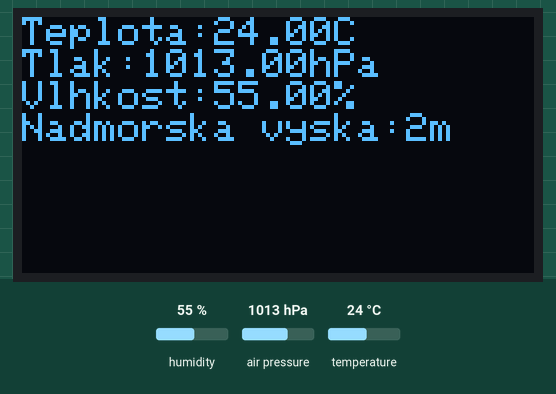
A sketch run on a simulated ESP32. Parts: 128×64 one-colour display. Inputs (shaded band) come from the test bench; at power-on: humidity 55 %, air pressure 1013 hPa, temperature 24 °C. What the sketch prints to the serial monitor is not drawn.

Above: at 1.4 s.
1.5 s: humidity set to 22 %
At 3.1 s:
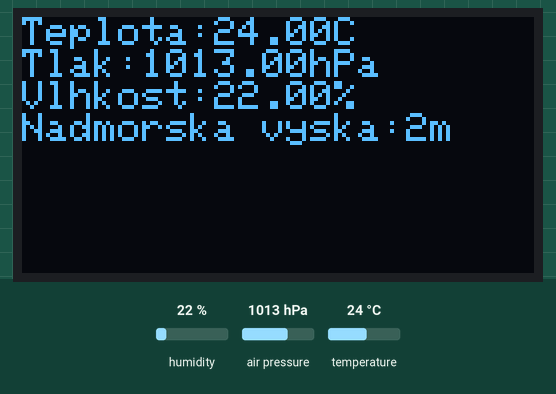
3.4 s: air pressure set to 952 hPa
At 4.1 s:
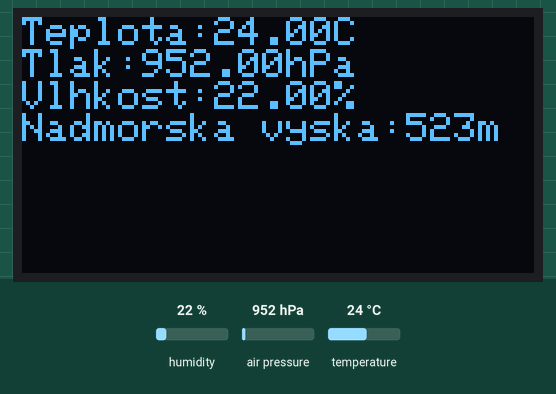
4.9 s: temperature set to 12 °C
At 6.1 s:
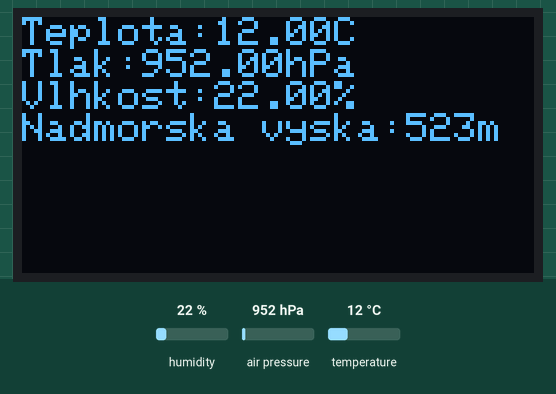
6.5 s: humidity set to 40 %
At 7.0 s:
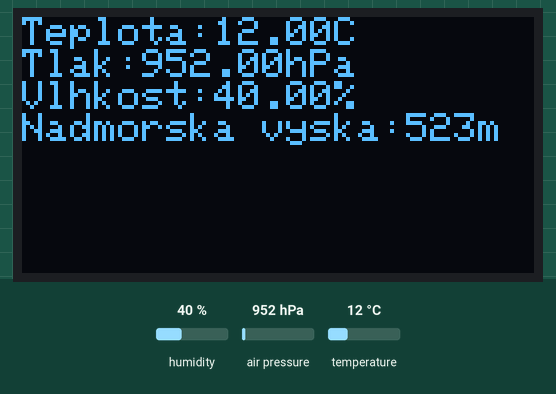
Timing chart, 0 to 9.1 s (numbered marks = the images above; inputs shaded):
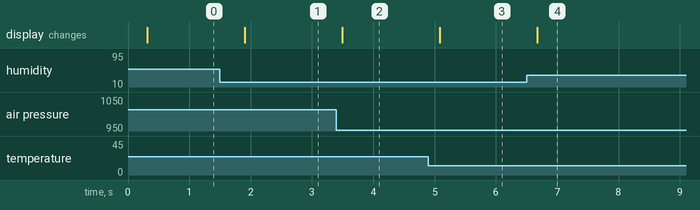

Measured:
- after the input at 1.5 s, the display: changes after 0.40 s (image 1)
- after the input at 3.4 s, the display: changes after 0.09 s (image 2)
- after the input at 4.9 s, the display: changes after 0.18 s (image 3)
- after the input at 6.5 s, the display: changes after 0.17 s (image 4)

The sketch:

bme280_OLED.ino
```cpp
/*
* This example code for Temperature, Humidity and Pressure BME280 module
* is used with ESP32 LPkit board.
* ESP32-LPkit reads Temperature, Humidity and Pressure from BME280 sensor
* and shows on OLED display
*
* SDA - GPIO21
* SCL - GPIO22
*
* Made by (c) laskakit.cz 2022
*
* Libraries
* https://github.com/adafruit/Adafruit_BME280_Library
* https://github.com/adafruit/Adafruit_Sensor
* https://github.com/adafruit/Adafruit-GFX-Library
* https://github.com/adafruit/Adafruit_SH110X
*/

#include <SPI.h>
#include <Wire.h>
#include <Adafruit_GFX.h>     // https://github.com/adafruit/Adafruit-GFX-Library
#include <Adafruit_SH110X.h>  // https://github.com/adafruit/Adafruit_SH110X
#include <Adafruit_Sensor.h>  // https://github.com/adafruit/Adafruit_Sensor
#include <Adafruit_BME280.h>  // https://github.com/adafruit/Adafruit_BME280_Library

#define SEALEVELPRESSURE_HPA (1013.25)
#define DELAYTIME 1000
#define BME280_ADDRESS (0x77)   // (0x76) cut left and solder left pad on board
#define i2c_Address 0x3c

Adafruit_BME280 bme; //Nastaví čidlo
Adafruit_SH1106G display = Adafruit_SH1106G(128, 64, &Wire, -1); //Nastavý display


void setup() {
    Serial.begin(115200);
    while(!Serial);    // time to get serial running

  // initilizace BME280 | BME280 Initialization
    Wire.begin (21, 22); // for ESP32 + uŠup
    if (! bme.begin(BME280_ADDRESS)) {
        Serial.println("Could not find a valid BME280 sensor, check wiring, address, sensor ID!");
        Serial.print("SensorID was: 0x"); Serial.println(bme.sensorID(),16);
        Serial.print("        ID of 0xFF probably means a bad address, a BMP 180 or BMP 085\n");
        Serial.print("   ID of 0x56-0x58 represents a BMP 280,\n");
        Serial.print("        ID of 0x60 represents a BME 280.\n");
        Serial.print("        ID of 0x61 represents a BME 680.\n");
        while (1) delay(10);
    }
    Serial.println("-- Weather Station Scenario --");
    Serial.println("forced mode, 1x temperature / 1x humidity / 1x pressure oversampling,");
    Serial.println("filter off");
    bme.setSampling(Adafruit_BME280::MODE_FORCED,
                  Adafruit_BME280::SAMPLING_X1, // temperature
                  Adafruit_BME280::SAMPLING_X1, // pressure
                  Adafruit_BME280::SAMPLING_X1, // humidity
                  Adafruit_BME280::FILTER_OFF   );

  delay(250);

  display.begin(i2c_Address, true);
  display.clearDisplay();
  display.setTextColor(SH110X_WHITE);
  display.setTextSize(1);
}

void loop() {
  // put your main code here, to run repeatedly:
   display.setCursor(0,0);
   display.println((String)"Teplota:"+bme.readTemperature()+"C");       //Zobrazí na displeji teplotu z čidla
   display.println((String)"Tlak:"+bme.readPressure() / 100.0F+"hPa");  //Zobrazí na displeji tlak z čidla
   display.println((String)"Vlhkost:"+bme.readHumidity()+"%");          //Zobrazí na displeji vlhkost z čidla
   display.println((String)"Nadmorska vyska:"+String(bme.readAltitude(SEALEVELPRESSURE_HPA),0) + "m"); //Zobrazí na displeji nadmořskou výšku vypočtenou z údajů z čidla
   display.display();
   delay(500);
   display.clearDisplay();
}
```
